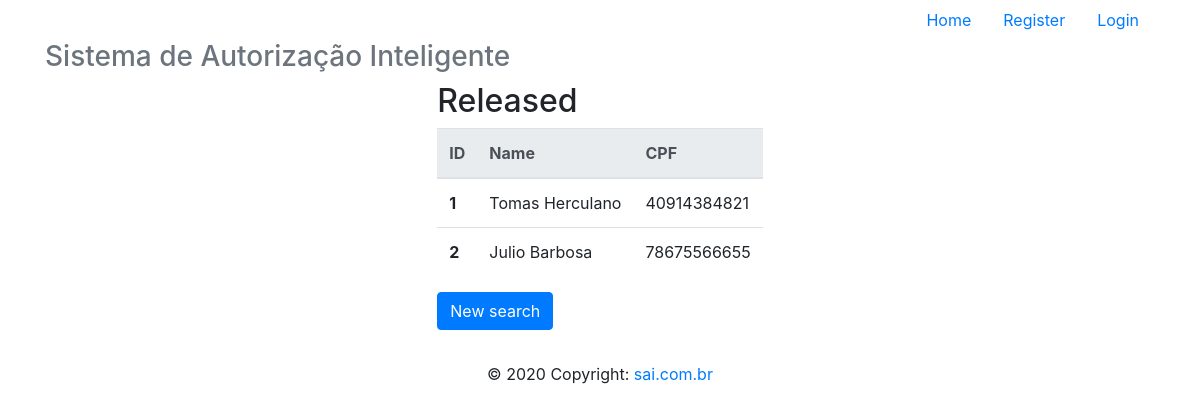
The app's page /readAllReleased/juliocb with its own data.
### app/models/tables.py (models this page shows, shortened)
class Released(db.Model):
    __tablename__ = "released"
    id = db.Column(db.Integer, primary_key=True)
    name = db.Column(db.String)
    cpf = db.Column(db.String, unique=True)
    user_id = db.Column(db.Integer, db.ForeignKey('users.id'))
    user = db.relationship('User', foreign_keys=user_id)

### app/controllers/default.py (the view)
@app.route("/readAllReleased/<username>", methods=['GET', 'POST'])
@app.route("/readAllReleased", methods=['GET', 'POST'])
def readAllReleased(username):
    user = User.query.filter_by(username=username).first()
    lista = Released.query.filter_by(user_id=user.id)
    return render_template('readAllReleased.html',
                            lista=lista)

### app/templates/readAllReleased.html
{% extends 'base.html' %}
{% block content %}
    <div class="d-flex justify-content-center">
        <div class="form-group">
                <h2>Released</h2>
            <table class="table">
                <thead class="thead-light">
                <tr>
                    <th scope="col">ID</th>
                    <th scope="col">Name</th>
                    <th scope="col">CPF</th>
                </tr>
                </thead>
                <tbody>
                    {% for released in lista %}
                        <tr>
                            <th scope="row">{{ released.id }}</th>
                            <td>{{ released.name }}</td>
                            <td>{{ released.cpf }}</td>
                        </tr>
                    {% endfor %}
                </tbody>
            </table>
            <form action="{{ url_for('readReleased', username=current_user.username) }}" method="POST">
                <button type="submit" class="btn btn-primary" name="newSearch">New search</button>
            </form>
        </div>
    </div>
{% endblock %}

### records on screen
Released: id "1", name "Tomas Herculano", cpf "40914384821"
Released: id "2", name "Julio Barbosa", cpf "78675566655"
